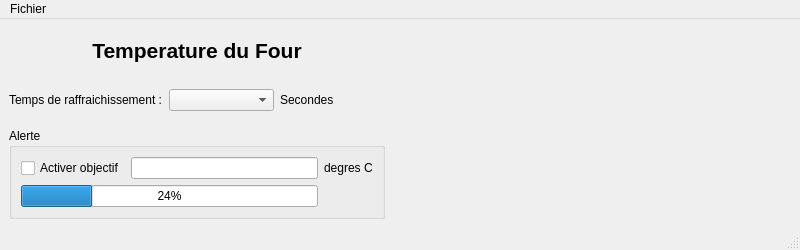
<?xml version="1.0" encoding="UTF-8"?>
<ui version="4.0">
 <class>MainWindow</class>
 <widget class="QMainWindow" name="MainWindow">
  <property name="geometry">
   <rect>
    <x>0</x>
    <y>0</y>
    <width>800</width>
    <height>250</height>
   </rect>
  </property>
  <property name="windowTitle">
   <string>MainWindow</string>
  </property>
  <widget class="QWidget" name="centralwidget">
   <layout class="QGridLayout" name="gridLayout_2">
    <item row="0" column="0">
     <layout class="QVBoxLayout" name="verticalLayout">
      <item>
       <widget class="QLabel" name="label_title">
        <property name="font">
         <font>
          <pointsize>16</pointsize>
          <bold>true</bold>
         </font>
        </property>
        <property name="text">
         <string>Temperature du Four</string>
        </property>
        <property name="alignment">
         <set>Qt::AlignCenter</set>
        </property>
       </widget>
      </item>
      <item>
       <layout class="QHBoxLayout" name="horizontalLayout">
        <item>
         <widget class="QLabel" name="label_2">
          <property name="text">
           <string>Temps de raffraichissement :</string>
          </property>
         </widget>
        </item>
        <item>
         <widget class="QComboBox" name="comboBox_refreshTime"/>
        </item>
        <item>
         <widget class="QLabel" name="label_3">
          <property name="text">
           <string>Secondes</string>
          </property>
         </widget>
        </item>
       </layout>
      </item>
      <item>
       <widget class="QGroupBox" name="groupBox_alarm">
        <property name="title">
         <string>Alerte</string>
        </property>
        <layout class="QGridLayout" name="gridLayout">
         <item row="0" column="0">
          <widget class="QCheckBox" name="checkBox_activerAlerte">
           <property name="text">
            <string>Activer objectif</string>
           </property>
          </widget>
         </item>
         <item row="0" column="1">
          <widget class="QLineEdit" name="lineEdit_temperatureAlarm"/>
         </item>
         <item row="0" column="2">
          <widget class="QLabel" name="label_5">
           <property name="text">
            <string>degres C</string>
           </property>
          </widget>
         </item>
         <item row="1" column="0" colspan="2">
          <widget class="QProgressBar" name="progressBar_temp">
           <property name="value">
            <number>24</number>
           </property>
          </widget>
         </item>
         <item row="1" column="2">
          <widget class="QLabel" name="label_goNogo">
           <property name="font">
            <font>
             <pointsize>12</pointsize>
             <bold>true</bold>
            </font>
           </property>
           <property name="styleSheet">
            <string notr="true">color:green;</string>
           </property>
           <property name="text">
            <string/>
           </property>
          </widget>
         </item>
        </layout>
       </widget>
      </item>
     </layout>
    </item>
    <item row="0" column="1">
     <widget class="QLabel" name="label_temperature">
      <property name="sizePolicy">
       <sizepolicy hsizetype="Minimum" vsizetype="Preferred">
        <horstretch>0</horstretch>
        <verstretch>0</verstretch>
       </sizepolicy>
      </property>
      <property name="minimumSize">
       <size>
        <width>400</width>
        <height>0</height>
       </size>
      </property>
      <property name="font">
       <font>
        <pointsize>32</pointsize>
       </font>
      </property>
      <property name="styleSheet">
       <string notr="true">color:red;</string>
      </property>
      <property name="text">
       <string/>
      </property>
      <property name="alignment">
       <set>Qt::AlignCenter</set>
      </property>
     </widget>
    </item>
   </layout>
  </widget>
  <widget class="QMenuBar" name="menubar">
   <property name="geometry">
    <rect>
     <x>0</x>
     <y>0</y>
     <width>800</width>
     <height>22</height>
    </rect>
   </property>
   <widget class="QMenu" name="menuFichier">
    <property name="title">
     <string>Fichier</string>
    </property>
    <addaction name="actionQuitter"/>
   </widget>
   <addaction name="menuFichier"/>
  </widget>
  <widget class="QStatusBar" name="statusbar"/>
  <action name="actionQuitter">
   <property name="text">
    <string>Quitter</string>
   </property>
  </action>
 </widget>
 <resources/>
 <connections/>
</ui>
